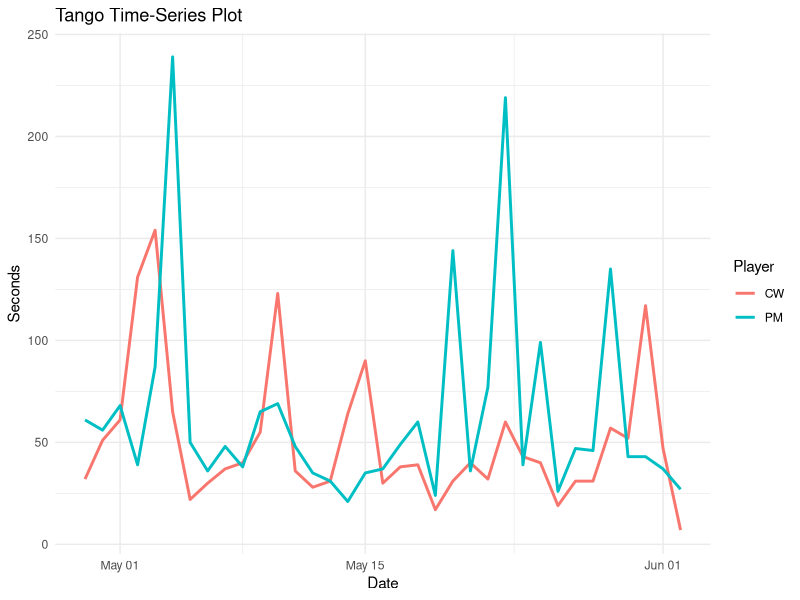
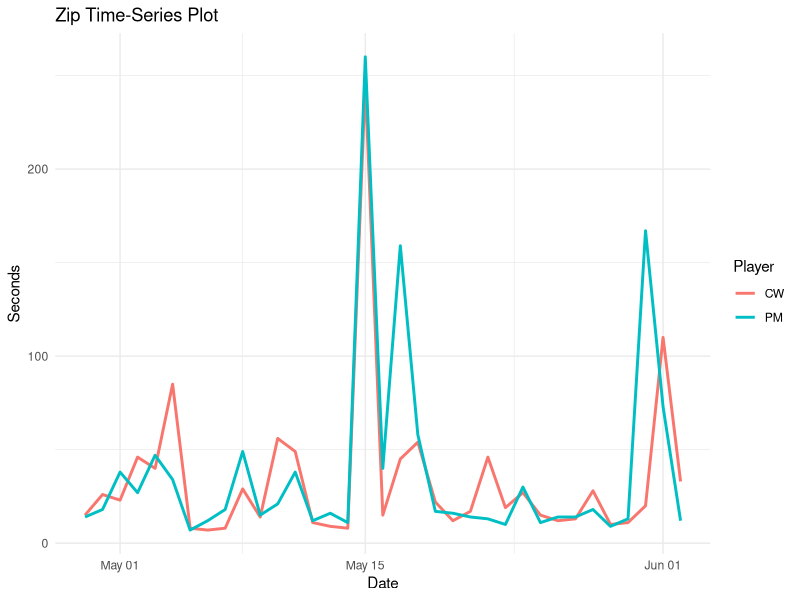
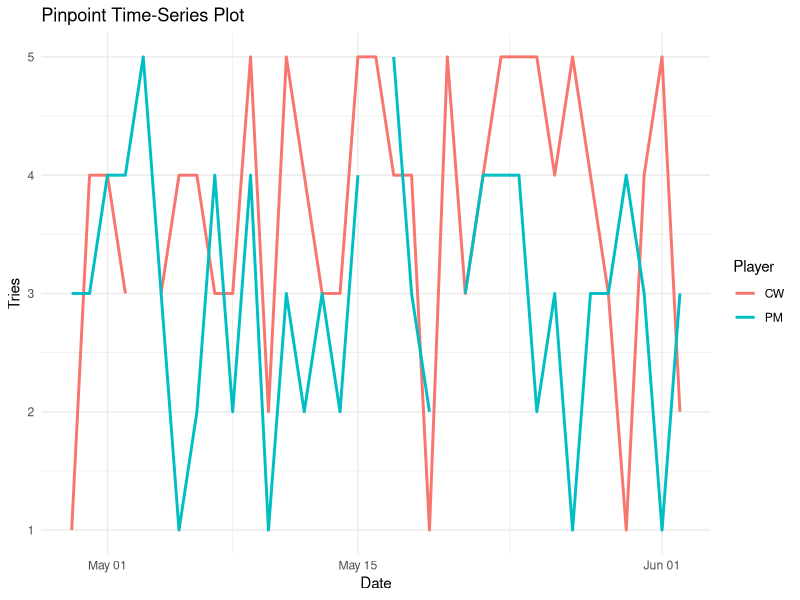
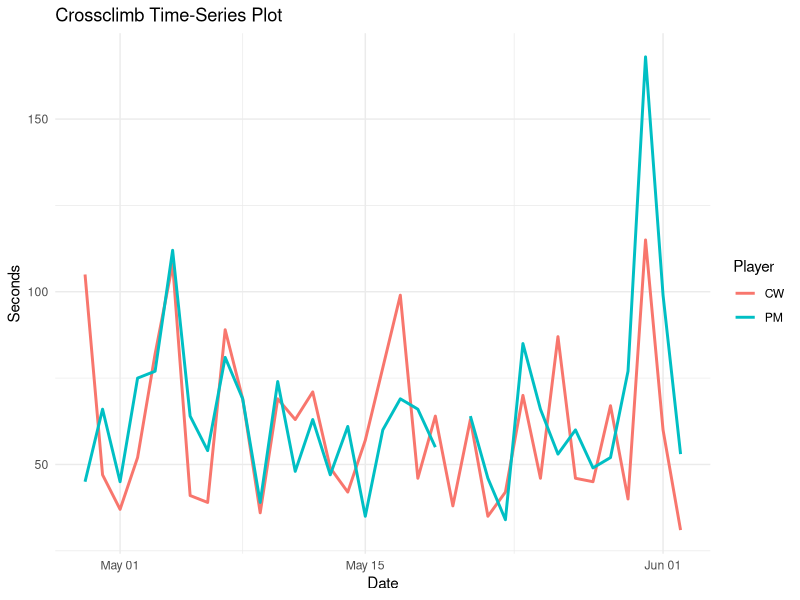
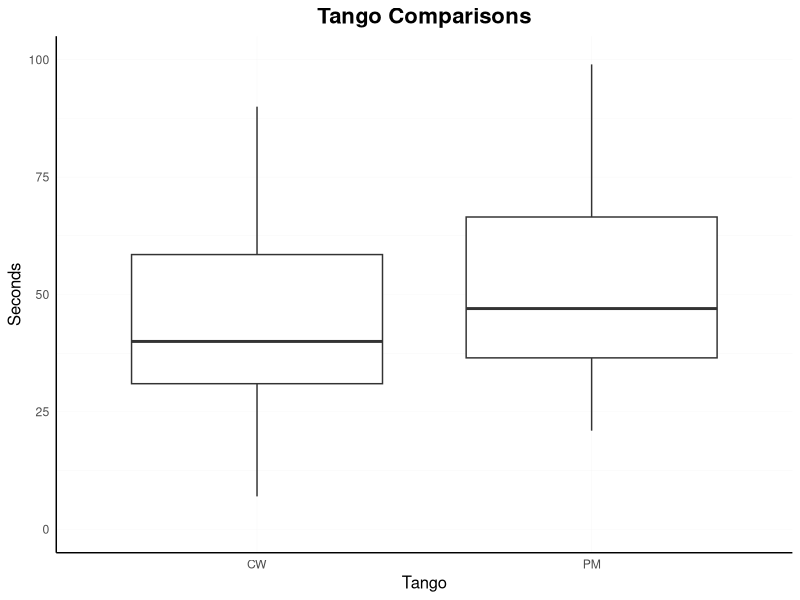
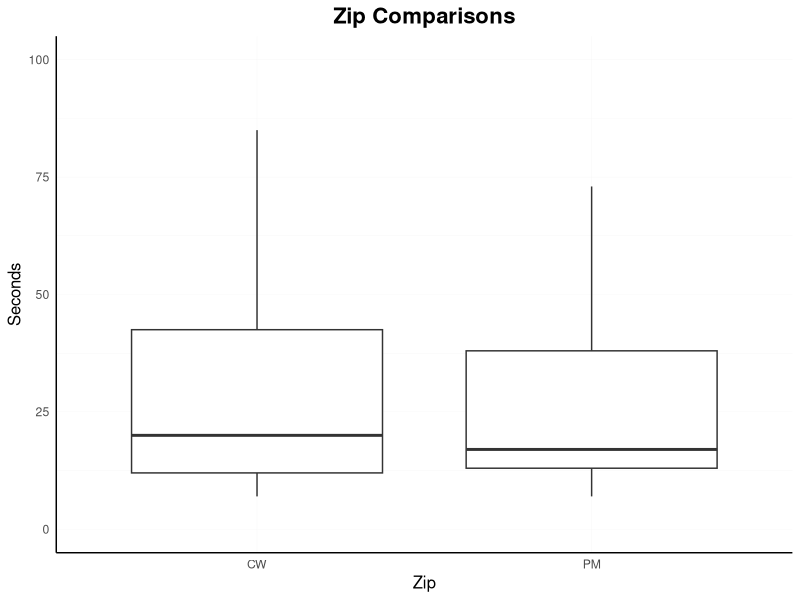
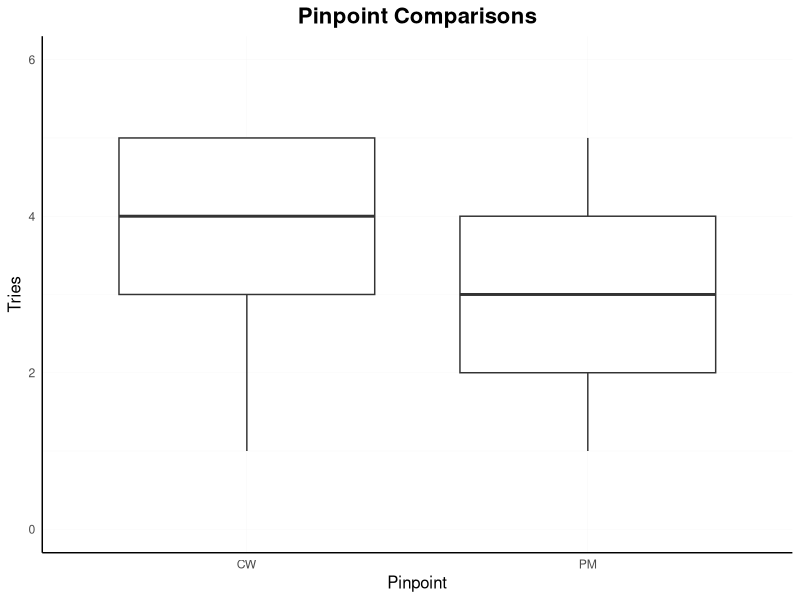
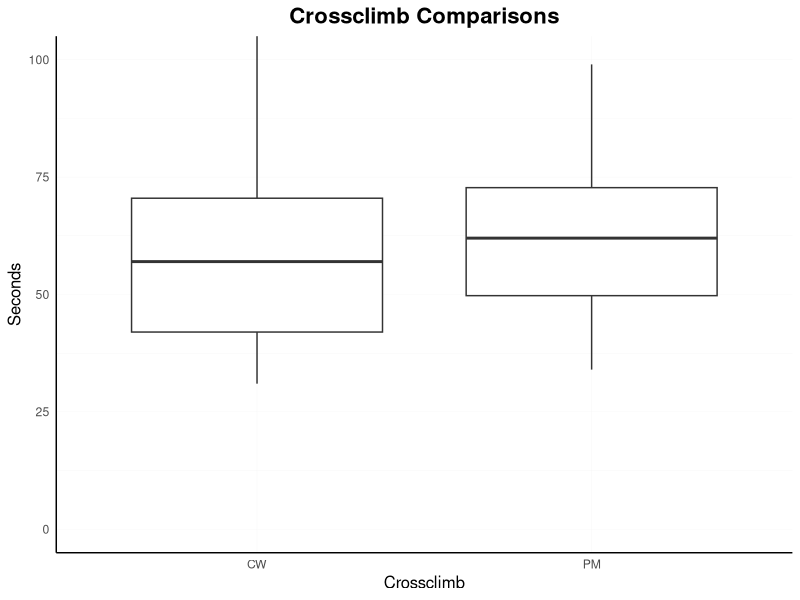

R code for these plots, in order:
## ---- chunk 1
#| code-fold: true
#| code-summary: "Show the code"
# Libraries loaded
library(tidyverse)
library(readxl)
library(car)
library(patchwork)
library(knitr)
library(kableExtra)

# Load the data in
dat <- read_xlsx("LinkedIn_games_data.xlsx")
## ---- chunk 2
#| code-fold: true
#| code-summary: "Show the code"

# Convert "-" into NA and all columns into double
dat <- dat %>% 
  mutate(across(where(is.character), ~ na_if(., "-"))) %>% 
  mutate(across(where(is.character), as.double)) 

# Change to long format
dat_long <- dat %>% 
  pivot_longer(
    cols = -date,
    names_to = c("Player", "Game_type"),
    names_sep = "_",
    values_to = "value"
  )
## ---- chunk 3
#| code-fold: true
#| code-summary: "Show the code"

# Calculate mean, median and SD for understanding average
summary_stats <- dat_long %>% 
  group_by(Player, Game_type) %>% 
  summarise(
    Mean = round(mean(value, na.rm = TRUE), 1),
    Median = round(median(value, na.rm = TRUE), 1),
    Standard_Deviation = round(sd(value, na.rm = TRUE), 1),
    .groups = "drop"
  )

# Store central tendencies scores for inline updating
## Tango (Mean)
mean_t_PM <- summary_stats %>%
  filter(Game_type == "T", Player == "PM") %>%
  pull(Mean)
mean_t_CW <- summary_stats %>%
  filter(Game_type == "T", Player == "CW") %>%
  pull(Mean)
## Zip (Mean)
mean_z_PM <- summary_stats %>%
  filter(Game_type == "Z", Player == "PM") %>%
  pull(Mean)
mean_z_CW <- summary_stats %>%
  filter(Game_type == "Z", Player == "CW") %>%
  pull(Mean)
## Pinpoint (Mean)
mean_p_PM <- summary_stats %>%
  filter(Game_type == "P", Player == "PM") %>%
  pull(Mean)
mean_p_CW <- summary_stats %>%
  filter(Game_type == "P", Player == "CW") %>%
  pull(Mean)
## Crossclimb (Mean)
mean_c_PM <- summary_stats %>%
  filter(Game_type == "C", Player == "PM") %>%
  pull(Mean)
mean_c_CW <- summary_stats %>%
  filter(Game_type == "C", Player == "CW") %>%
  pull(Mean)

## Tango (Median)
median_t_PM <- summary_stats %>%
  filter(Game_type == "T", Player == "PM") %>%
  pull(Median)
median_t_CW <- summary_stats %>%
  filter(Game_type == "T", Player == "CW") %>%
  pull(Median)
## Zip (Median)
median_z_PM <- summary_stats %>%
  filter(Game_type == "Z", Player == "PM") %>%
  pull(Median)
median_z_CW <- summary_stats %>%
  filter(Game_type == "Z", Player == "CW") %>%
  pull(Median)
## Pinpoint (Median)
median_p_PM <- summary_stats %>%
  filter(Game_type == "P", Player == "PM") %>%
  pull(Median)
median_p_CW <- summary_stats %>%
  filter(Game_type == "P", Player == "CW") %>%
  pull(Median)
## Crossclimb (Median)
median_c_PM <- summary_stats %>%
  filter(Game_type == "C", Player == "PM") %>%
  pull(Median)
median_c_CW <- summary_stats %>%
  filter(Game_type == "C", Player == "CW") %>%
  pull(Median)

# Build table for visualization
kable(summary_stats, 
        caption = "Summary statistics for each player and game type.", 
        align = "c")  
## ---- chunk 4
#| code-fold: true
#| code-summary: "Show the code"

# Filter data subsequent between player visualization/analysis
dat_longT <- dat_long %>%
              filter(Game_type == "T") 
dat_longZ <- dat_long %>%
              filter(Game_type == "Z") 
dat_longP <- dat_long %>%
              filter(Game_type == "P") 
dat_longC <- dat_long %>%
              filter(Game_type == "C") 
## ---- chunk 5
#| code-fold: true
#| code-summary: "Show the code"

ggplot(dat_longT, aes(x = date, y = value, color = Player)) +
  geom_line(size = 1) +
  labs(
    title = "Tango Time-Series Plot",
    x = "Date",
    y = "Seconds"
  ) +
  theme_minimal()
## ---- chunk 6
#| code-fold: true
#| code-summary: "Show the code"

ggplot(dat_longZ, aes(x = date, y = value, color = Player)) +
  geom_line(size = 1) +
  labs(
    title = "Zip Time-Series Plot",
    x = "Date",
    y = "Seconds"
  ) +
  theme_minimal()
## ---- chunk 7
#| code-fold: true
#| code-summary: "Show the code"

ggplot(dat_longP, aes(x = date, y = value, color = Player)) +
  geom_line(size = 1) +
  labs(
    title = "Pinpoint Time-Series Plot",
    x = "Date",
    y = "Tries"
  ) +
  theme_minimal()
## ---- chunk 8
#| code-fold: true
#| code-summary: "Show the code"

ggplot(dat_longC, aes(x = date, y = value, color = Player)) +
  geom_line(size = 1) +
  labs(
    title = "Crossclimb Time-Series Plot",
    x = "Date",
    y = "Seconds"
  ) +
  theme_minimal()
## ---- chunk 9
#| code-fold: true
#| code-summary: "Show the code"
Tango_box <- ggplot(subset(dat_long, Game_type == "T"), aes(x = Player, y = value)) +
              geom_boxplot() +
              labs(title = "Tango Comparisons", x = "Tango", y = "Seconds") +
              coord_cartesian(ylim = c(0, 100)) +
              theme_minimal() +
              theme(
                axis.line = element_line(color = "black"), 
                plot.title = element_text(hjust = 0.5, size = 16, face = "bold"), 
                axis.title = element_text(size = 12),
                panel.grid.major = element_line(color = "gray95", size = 0.1),
                panel.grid.minor = element_line(color = "gray95", size = 0.1)
              )

Tango_box
## ---- chunk 10
#| code-fold: true
#| code-summary: "Show the code"
Zip_box <- ggplot(subset(dat_long, Game_type == "Z"), aes(x = Player, y = value)) +
            geom_boxplot() +
            labs(title = "Zip Comparisons", x = "Zip", y = "Seconds") +
            coord_cartesian(ylim = c(0, 100)) +
            theme_minimal() +
            theme(
              axis.line = element_line(color = "black"), 
              plot.title = element_text(hjust = 0.5, size = 16, face = "bold"), 
              axis.title = element_text(size = 12),
              panel.grid.major = element_line(color = "gray95", size = 0.1),
              panel.grid.minor = element_line(color = "gray95", size = 0.1)
            )

Zip_box
## ---- chunk 11
#| code-fold: true
#| code-summary: "Show the code"
Pinpoint_box <- ggplot(subset(dat_long, Game_type == "P"), aes(x = Player, y = value)) +
                  geom_boxplot() +
                  labs(title = "Pinpoint Comparisons", x = "Pinpoint", y = "Tries") +
                  coord_cartesian(ylim = c(0, 6)) +
                  theme_minimal() +
                  theme(
                    axis.line = element_line(color = "black"), 
                    plot.title = element_text(hjust = 0.5, size = 16, face = "bold"), 
                    axis.title = element_text(size = 12),
                    panel.grid.major = element_line(color = "gray95", size = 0.1),
                    panel.grid.minor = element_line(color = "gray95", size = 0.1)
                  )

Pinpoint_box
## ---- chunk 12
#| code-fold: true
#| code-summary: "Show the code"
Crossclimb_box <- ggplot(subset(dat_long, Game_type == "C"), aes(x = Player, y = value)) +
                    geom_boxplot() +
                    labs(title = "Crossclimb Comparisons", x = "Crossclimb", y = "Seconds") +
                    coord_cartesian(ylim = c(0, 100)) +
                    theme_minimal() +
                    theme(
                      axis.line = element_line(color = "black"), 
                      plot.title = element_text(hjust = 0.5, size = 16, face = "bold"), 
                      axis.title = element_text(size = 12),
                      panel.grid.major = element_line(color = "gray95", size = 0.1),
                      panel.grid.minor = element_line(color = "gray95", size = 0.1)
                    )

Crossclimb_box
## ---- chunk 13
#| code-fold: true
#| code-summary: "Show the code"

# Levene's test of homogenity of variance
levene_T <- leveneTest(value ~ as.factor(Player), data = dat_longT)
levene_T_df <- as.data.frame(levene_T)

# Clean up df formatting
levene_T_df <- levene_T_df %>% 
  mutate(
    `Df` = Df,
    `F Value` = round(`F value`, 3),
    `Pr(>F)` = signif(`Pr(>F)`, 3)
  ) %>% 
  select(`Df`, `F Value`, `Pr(>F)`)

# Create Clean table
levene_T_df %>% 
  kable(
    caption = "Levene’s Test for Homogeneity of Variance",
    col.names = c("Degrees of Freedom", "F Statistic", "p-value"),
    format = "html"
  ) %>% 
  kable_styling(full_width = FALSE, position = "center", bootstrap_options = c("striped", "hover")) 

## ---- chunk 14
#| code-fold: true
#| code-summary: "Show the code"

# Levene's test of homogenity of variance
levene_Z <- leveneTest(value ~ as.factor(Player), data = dat_longZ)
levene_Z_df <- as.data.frame(levene_Z)

# Clean up df formatting
levene_Z_df <- levene_Z_df %>% 
  mutate(
    `Df` = Df,
    `F Value` = round(`F value`, 3),
    `Pr(>F)` = signif(`Pr(>F)`, 3)
  ) %>% 
  select(`Df`, `F Value`, `Pr(>F)`)

# Create Clean table
levene_Z_df %>% 
  kable(
    caption = "Levene’s Test for Homogeneity of Variance",
    col.names = c("Degrees of Freedom", "F Statistic", "p-value"),
    format = "html"
  ) %>% 
  kable_styling(full_width = FALSE, position = "center", bootstrap_options = c("striped", "hover"))
## ---- chunk 15
#| code-fold: true
#| code-summary: "Show the code"

# Levene's test of homogenity of variance
levene_P <- leveneTest(value ~ as.factor(Player), data = dat_longP)
levene_P_df <- as.data.frame(levene_P)

# Clean up df formatting
levene_P_df <- levene_P_df %>% 
  mutate(
    `Df` = Df,
    `F Value` = round(`F value`, 3),
    `Pr(>F)` = signif(`Pr(>F)`, 3)
  ) %>% 
  select(`Df`, `F Value`, `Pr(>F)`)

# Create Clean table
levene_P_df %>% 
  kable(
    caption = "Levene’s Test for Homogeneity of Variance",
    col.names = c("Degrees of Freedom", "F Statistic", "p-value"),
    format = "html"
  ) %>% 
  kable_styling(full_width = FALSE, position = "center", bootstrap_options = c("striped", "hover"))
## ---- chunk 16
#| code-fold: true
#| code-summary: "Show the code"

# Levene's test of homogenity of variance
levene_C <- leveneTest(value ~ as.factor(Player), data = dat_longC)
levene_C_df <- as.data.frame(levene_C)

# Clean up df formatting
levene_C_df <- levene_C_df %>% 
  mutate(
    `Df` = Df,
    `F Value` = round(`F value`, 3),
    `Pr(>F)` = signif(`Pr(>F)`, 3)
  ) %>% 
  select(`Df`, `F Value`, `Pr(>F)`)

# Create Clean table
levene_C_df %>% 
  kable(
    caption = "Levene’s Test for Homogeneity of Variance",
    col.names = c("Degrees of Freedom", "F Statistic", "p-value"),
    format = "html"
  ) %>% 
  kable_styling(full_width = FALSE, position = "center", bootstrap_options = c("striped", "hover"))
## ---- chunk 17
#| code-fold: true
#| code-summary: "Show the code"

# Non-parametric T-tests
wilcox_T <- wilcox.test(value ~ Player, data = dat_longT, exact = FALSE)

# Extract statistics
wilcox_df_T <- data.frame(
  `W Statistic` = wilcox_T$statistic,
  `p-value` = signif(wilcox_T$p.value, 3),
  `Method` = wilcox_T$method
)

# Create table
wilcox_df_T %>% 
  kable(
    caption = "Wilcoxon Rank-Sum Test Results",
    col.names = c("W Statistic", "p-value", "Method"),
    format = "html"
  ) %>% 
  kable_styling(full_width = FALSE, position = "center", bootstrap_options = c("striped", "hover"))
## ---- chunk 18
#| code-fold: true
#| code-summary: "Show the code"

# Non-parametric T-tests
wilcox_Z <- wilcox.test(value ~ Player, data = dat_longZ, exact = FALSE)

# Extract statistics
wilcox_df_Z <- data.frame(
  `W Statistic` = wilcox_Z$statistic,
  `p-value` = signif(wilcox_Z$p.value, 3),
  `Method` = wilcox_Z$method
)

# Create table
wilcox_df_Z %>% 
  kable(
    caption = "Wilcoxon Rank-Sum Test Results",
    col.names = c("W Statistic", "p-value", "Method"),
    format = "html"
  ) %>% 
  kable_styling(full_width = FALSE, position = "center", bootstrap_options = c("striped", "hover"))
## ---- chunk 19
#| code-fold: true
#| code-summary: "Show the code"

# Non-parametric T-tests
wilcox_P <- wilcox.test(value ~ Player, data = dat_longP, exact = FALSE)

# Extract statistics
wilcox_df_P <- data.frame(
  `W Statistic` = wilcox_P$statistic,
  `p-value` = signif(wilcox_P$p.value, 3),
  `Method` = wilcox_P$method
)

# Create table
wilcox_df_P %>% 
  kable(
    caption = "Wilcoxon Rank-Sum Test Results",
    col.names = c("W Statistic", "p-value", "Method"),
    format = "html"
  ) %>% 
  kable_styling(full_width = FALSE, position = "center", bootstrap_options = c("striped", "hover"))
## ---- chunk 20
#| code-fold: true
#| code-summary: "Show the code"

# Non-parametric T-tests
wilcox_C <- wilcox.test(value ~ Player, data = dat_longC, exact = FALSE)

# Extract statistics
wilcox_df_C <- data.frame(
  `W Statistic` = wilcox_C$statistic,
  `p-value` = signif(wilcox_C$p.value, 3),
  `Method` = wilcox_C$method
)

# Create table
wilcox_df_C %>% 
  kable(
    caption = "Wilcoxon Rank-Sum Test Results",
    col.names = c("W Statistic", "p-value", "Method"),
    format = "html"
  ) %>% 
  kable_styling(full_width = FALSE, position = "center", bootstrap_options = c("striped", "hover"))
